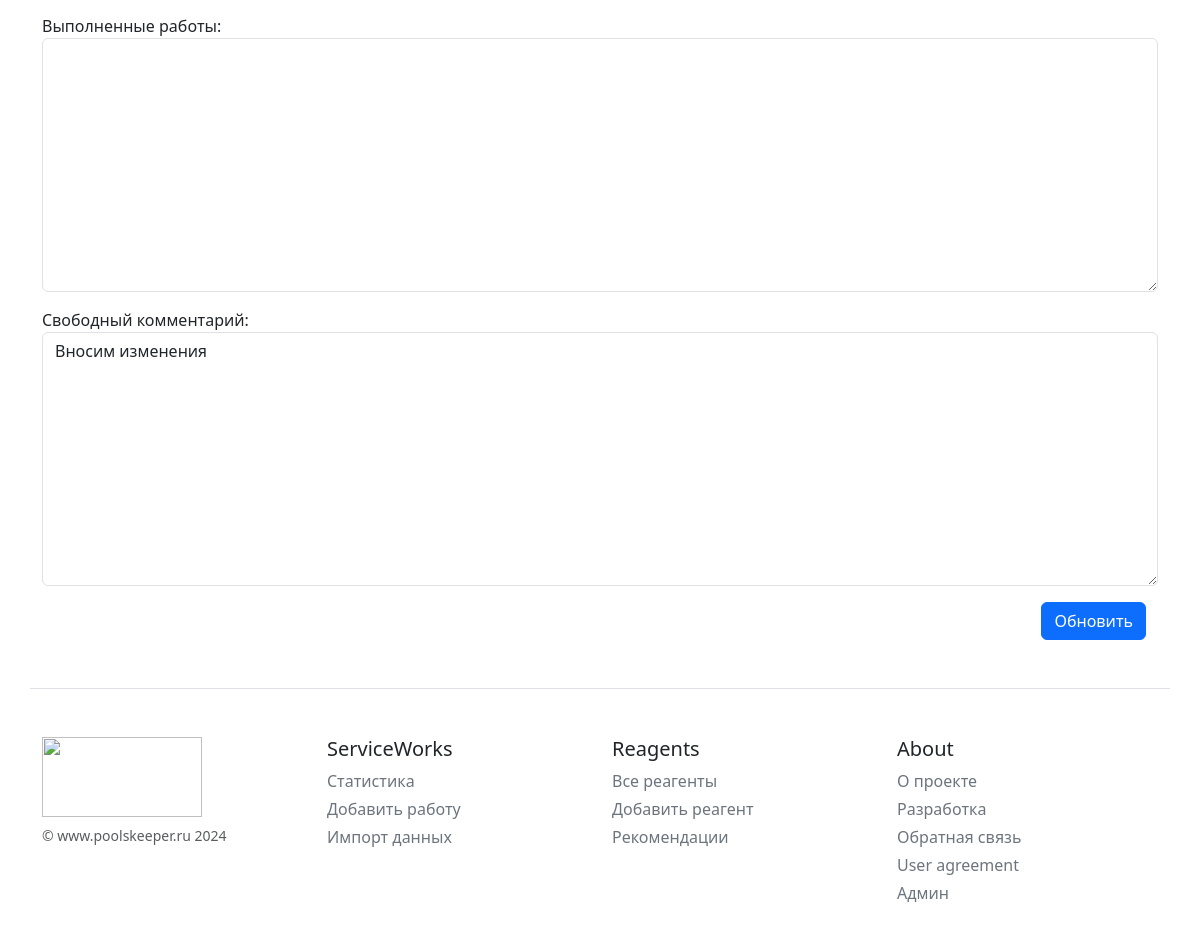
Before: /update/72/ (signed in, lower part) with the older database file.
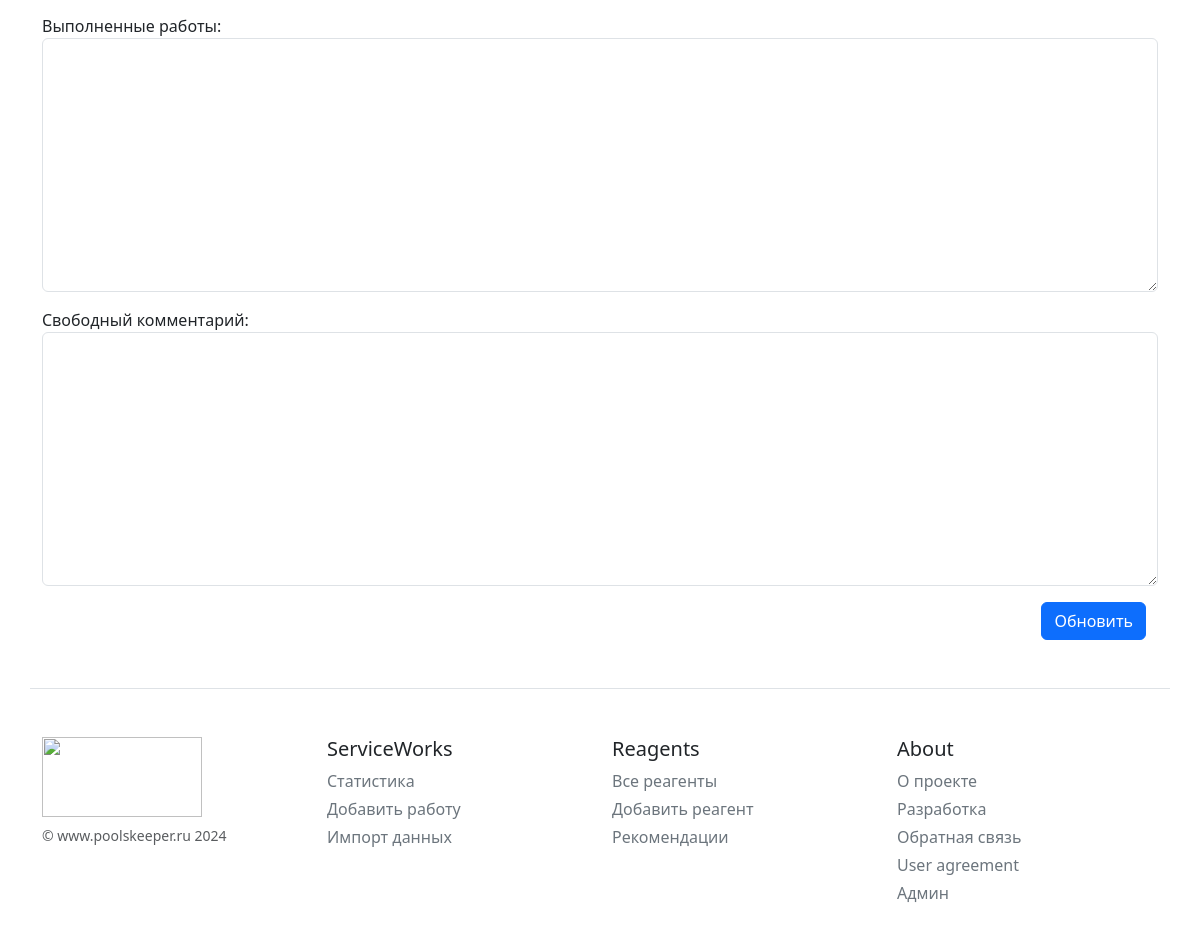
After: the same page with the newer database file.
### poolservice/models.py (models this page shows, shortened)
class PoolService(models.Model):
    title = models.CharField(max_length=255, verbose_name="Заголовок")
    pool = models.ForeignKey('Pool', null=True, on_delete=models.PROTECT, verbose_name="Бассейн")
    time_create = models.DateTimeField(auto_now_add=True, verbose_name="Время создания")
    date_update = models.DateField(auto_now=True, verbose_name="Дата изменения")
    PH = models.FloatField(max_length=3, verbose_name="Ph", null=True, blank=True)
    RX = models.IntegerField(verbose_name="Rx", null=True, blank=True)
    CL = models.FloatField(max_length=3, verbose_name="Cl", null=True, blank=True)
    T = models.FloatField(max_length=4, verbose_name="Т°C", null=True, blank=True)
    water_cond = models.CharField(max_length=50, verbose_name="Состояние воды", blank=True)
    reagents = models.TextField(max_length=1000, verbose_name="Добавленные реагенты", blank=True)
    works = models.TextField(max_length=1000, verbose_name="Выполненные работы", blank=True)
    comment = models.TextField(max_length=1000, verbose_name="Свободный комментарий", blank=True)
    is_published = models.BooleanField(default=True, verbose_name="Опубликовано")
    author = models.ForeignKey(User, verbose_name='Исполнитель', on_delete=models.PROTECT)
    class Meta:
        verbose_name = "Сервисный выезд"
        verbose_name_plural = "Журнал сервисных операций"
        ordering = ['-time_create', 'title']

### poolservice/views.py (the view, shortened to what this page needs)
# urls.py: path('update/<int:log_id>/', update_log, name='update'),
@login_required
def update_log(request, log_id):
    log = PoolService.objects.get(pk=log_id)
    form = NewPoolLogForm(instance=log)
    context = {
        'form': form,
        'log': log,
        'title': 'Изменить ' + str(log.title) + ' ' + str(log.pool) + ' ' + str(log.time_create.date()),
        'menu': menu,
    }
    return render(request, 'poolservice/update.html', context=context)

### poolservice/forms.py
class NewPoolLogForm(DataMixinForm, forms.ModelForm):
    def __init__(self, *args, **kwargs):
        super().__init__(*args, **kwargs)
        self.fields['pool'].empty_label = "Объект не выбран"
    class Meta:
        model = PoolService
        fields = ['title','pool','PH','RX','CL','T','water_cond','reagents','works','comment']

### poolservice/models.py (called while the page is built)
    def __str__(self):
        return self.title

### poolservice/templates/poolservice/update.html (shortened to what this page needs)
{% extends 'poolservice/base.html' %}
{% block body %}
<div class="container">
<form action="" method="post">
        {% for f in form %}
        <p><label class="nav-item" for="{{ f.id_for_label }}">{{f.label}}:</label> {{f}}</p>
        {% endfor %}
    <div class="container" align="right">
        <button type="submit" class="btn btn-primary">Обновить</button>
    </div>
</form>
</div>
{% endblock body %}

### poolservice/templates/poolservice/base.html (shortened to what this page needs)
{% load static %}
{% load poolservicetags %}
<!DOCTYPE html>
<html lang="ru">
<head>
    <link href="https://cdn.jsdelivr.net/npm/bootstrap@5.3.3/dist/css/bootstrap.min.css"
          rel="stylesheet"
>
</head>
<body>
{% block body %}
{% endblock body %}
<footer class=" container pt-4 my-md-5 pt-md-5 border-top">
    <div class="row">
      <div class="col-12 col-md">
          <a href="http://www.poolskeeper.ru"
             class="text-decoration-none">
              <img class="mb-2" src="http://poolskeeper.ru/wa-data/public/site/img/pklogot-1.png" alt="" width="160" height="80">
              <small class="d-block mb-3 text-body-secondary">© www.poolskeeper.ru 2024</small>
          </a>
      </div>
{% block footermenu %}
      <div class="col-7 col-md">
        <h5>ServiceWorks</h5>
        <ul class="list-unstyled text-small">
          <li class="mb-1"><a class="link-secondary text-decoration-none" href="#">Статистика</a></li>
          <li class="mb-1"><a class="link-secondary text-decoration-none" href="#">Добавить работу</a></li>
          <li class="mb-1"><a class="link-secondary text-decoration-none" href="#">Импорт данных</a></li>
        </ul>
      </div>
      <div class="col-7 col-md">
        <h5>Reagents</h5>
        <ul class="list-unstyled text-small">
          <li class="mb-1"><a class="link-secondary text-decoration-none" href="#">Все реагенты</a></li>
          <li class="mb-1"><a class="link-secondary text-decoration-none" href="#">Добавить реагент</a></li>
          <li class="mb-1"><a class="link-secondary text-decoration-none" href="#">Рекомендации</a></li>
        </ul>
      </div>
      <div class="col-7 col-md">
        <h5>About</h5>
        <ul class="list-unstyled text-small">
          <li class="mb-1"><a class="link-secondary text-decoration-none" href="{% url 'about' %}">О проекте</a></li>
          <li class="mb-1"><a class="link-secondary text-decoration-none" href="{% url 'blog' %}">Разработка</a></li>
          <li class="mb-1"><a class="link-secondary text-decoration-none" href="{% url 'contact' %}">Обратная связь</a></li>
          <li class="mb-1"><a class="link-secondary text-decoration-none" href="#">User agreement</a></li>
          <li class="mb-1"><a class="link-secondary text-decoration-none" href="{% url 'admin' %}">Админ</a></li>
        </ul>
      </div>
{% endblock footermenu %}
    </div>
  </footer>
</body>
</html>

Changed rows visible on the page:
changed PoolService: comment "Вносим изменения" → (not shown)
